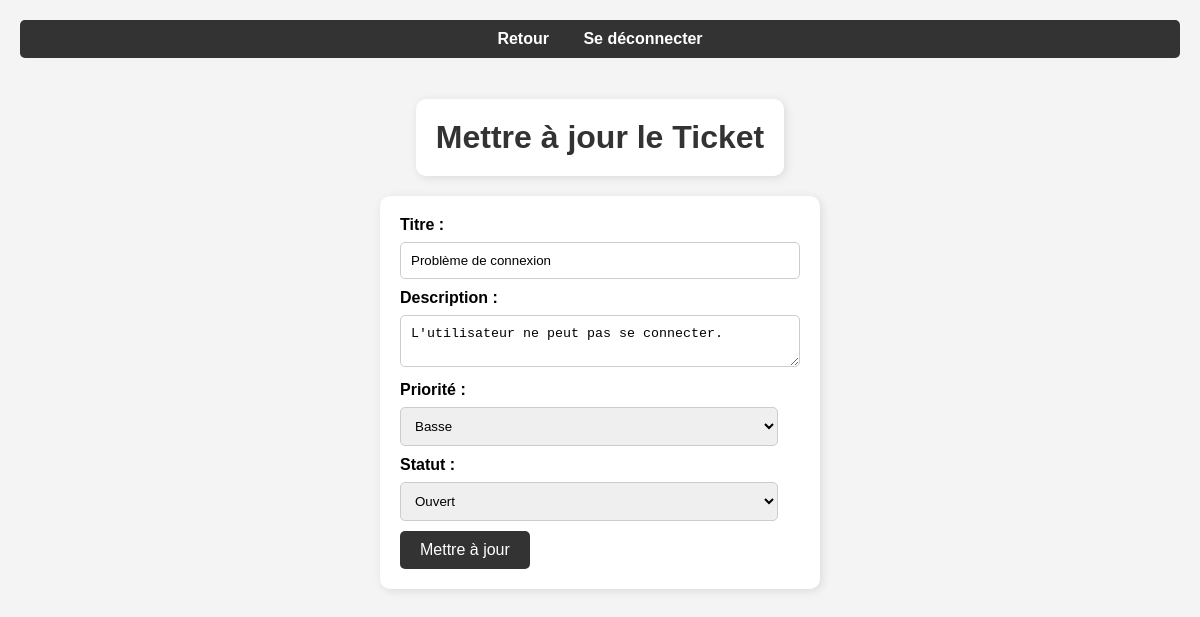
/update/1 (signed in), run on the app's committed database.
### app.py (models this page shows)
class Ticket(db.Model):
    id = db.Column(db.Integer, primary_key=True)
    title = db.Column(db.String(100), nullable=False)
    description = db.Column(db.Text, nullable=False)
    priority = db.Column(db.String(50), nullable=True)
    status = db.Column(db.String(50), nullable=False, default='Ouvert')
    date = db.Column(db.DateTime, default=datetime.utcnow)
    user_id = db.Column(db.Integer, db.ForeignKey('user.id'), nullable=False)
    user = db.relationship('User', backref=db.backref('tickets', lazy=True))
    attachment_path = db.Column(db.String(255), nullable=True)

### app.py (the view, shortened to what this page needs)
@app.route('/update/<int:ticket_id>', methods=['GET', 'POST'])
@login_required
def update_ticket(ticket_id):
    if not current_user.is_admin: # Vérifie si l'utilisateur est un administrateur
        flash("Vous n'avez pas les droits nécessaires pour accéder à cette page.", "danger")
        return redirect(url_for('home'))
    ticket = Ticket.query.get_or_404(ticket_id)
    form = UpdateTicketForm(obj=ticket)
    return render_template('update_ticket.html', form=form)

### app.py
class UpdateTicketForm(FlaskForm):
    title = StringField('Titre', validators=[DataRequired()])
    description = TextAreaField('Description', validators=[DataRequired()])
    priority = SelectField('Priorité', choices=[('Basse', 'Basse'), ('Moyen', 'Moyen'), ('Haute', 'Haute')])
    status = SelectField('Status', choices=[('Ouvert', 'Ouvert'), ('Fermé', 'Fermé')], validators=[DataRequired()])
    submit = SubmitField('Mettre à jour')

### app.py (called while the page is built, shortened)
@login_manager.user_loader
def load_user(user_id):
    return User.query.get(int(user_id))

@app.before_request
def block_brute_force():
    ip = request.remote_addr

@app.after_request
def track_failed_attempts(response):
    return response

### templates/update_ticket.html (shortened to what this page needs)
<!DOCTYPE html>
<html lang="fr">
<head>
    <link rel="stylesheet" href="{{ url_for('static', filename='styles.css') }}">
</head>
<body>
    <nav>
        <a href="{{ url_for('admin') }}">Retour</a>
        <a href="{{ url_for('logout') }}">Se déconnecter</a>
    </nav>
    <h1>Mettre à jour le Ticket</h1>
    <br>
    <form method="POST">
        <div>
            <label for="title">Titre :</label>
            {{ form.title(id="title") }}
        </div>
        <div>
            <label for="description">Description :</label>
            {{ form.description(id="description") }}
        </div>
        <div>
            <label for="priority">Priorité :</label>
            {{ form.priority(id="priority") }}
        </div>
        <div>
            <label for="status">Statut :</label>
            {{ form.status(id="status") }}
        </div>
        <button type="submit">Mettre à jour</button>
    </form>
</body>
</html>

### static/styles.css (style rules this page uses)
body { font-family: Arial, sans-serif; background-color: #f4f4f4; text-align: center; margin: 20px; }
nav { background-color: #333; padding: 10px; border-radius: 5px; margin-bottom: 20px; }
nav a { margin: 0 15px; text-decoration: none; color: white; font-weight: bold; }
h1 { color: #333; background-color: #fff; padding: 20px; border-radius: 10px; display: inline-block; box-shadow: 2px 2px 10px rgba(0, 0, 0, 0.1); margin-bottom: 20px; }
form { background-color: #fff; padding: 20px; border-radius: 10px; box-shadow: 2px 2px 10px rgba(0, 0, 0, 0.1); display: inline-block; text-align: left; width: 100%; max-width: 400px; }
label { display: block; margin-bottom: 8px; font-weight: bold; }
input[type="text"], input[type="password"], textarea, select { width: calc(100% - 22px); padding: 10px; margin-bottom: 10px; border: 1px solid #ccc; border-radius: 5px; }
button { background-color: #333; color: white; padding: 10px 20px; border: none; border-radius: 5px; cursor: pointer; font-size: 16px; }

### data on the page
Ticket: title "Problème de connexion", description "L'utilisateur ne peut pas se connecter.", priority "Basse", status "Ouvert"
